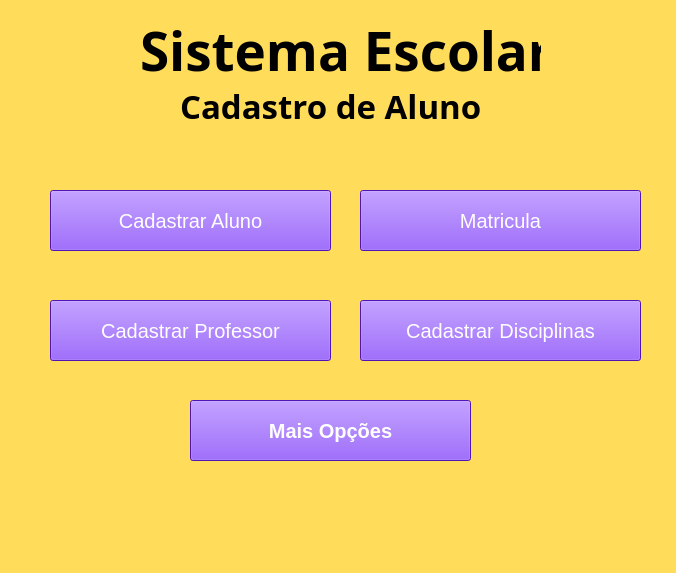
<?xml version="1.0" encoding="UTF-8"?>
<ui version="4.0">
 <class>MainWindow</class>
 <widget class="QMainWindow" name="MainWindow">
  <property name="geometry">
   <rect>
    <x>0</x>
    <y>0</y>
    <width>676</width>
    <height>573</height>
   </rect>
  </property>
  <property name="windowTitle">
   <string>MainWindow</string>
  </property>
  <property name="styleSheet">
   <string notr="true">background-color: rgb(255, 220, 90);</string>
  </property>
  <widget class="QWidget" name="centralwidget">
   <widget class="QLabel" name="label">
    <property name="geometry">
     <rect>
      <x>450</x>
      <y>50</y>
      <width>241</width>
      <height>61</height>
     </rect>
    </property>
    <property name="styleSheet">
     <string notr="true">image: url(:/logo_proz/logo-proz.png);</string>
    </property>
    <property name="text">
     <string/>
    </property>
   </widget>
   <widget class="QLabel" name="label_2">
    <property name="geometry">
     <rect>
      <x>140</x>
      <y>20</y>
      <width>401</width>
      <height>61</height>
     </rect>
    </property>
    <property name="font">
     <font>
      <family>Segoe UI Semibold</family>
      <pointsize>40</pointsize>
      <weight>75</weight>
      <bold>true</bold>
     </font>
    </property>
    <property name="text">
     <string>Sistema Escolar</string>
    </property>
   </widget>
   <widget class="QLabel" name="label_3">
    <property name="geometry">
     <rect>
      <x>180</x>
      <y>80</y>
      <width>301</width>
      <height>51</height>
     </rect>
    </property>
    <property name="font">
     <font>
      <family>Segoe UI Semibold</family>
      <pointsize>25</pointsize>
      <weight>75</weight>
      <bold>true</bold>
     </font>
    </property>
    <property name="text">
     <string>Cadastro de Alunos</string>
    </property>
   </widget>
   <widget class="QPushButton" name="cad_aluno">
    <property name="geometry">
     <rect>
      <x>50</x>
      <y>190</y>
      <width>281</width>
      <height>61</height>
     </rect>
    </property>
    <property name="font">
     <font>
      <pointsize>15</pointsize>
     </font>
    </property>
    <property name="styleSheet">
     <string notr="true">background-color: rgb(112, 30, 255);
color: rgb(255, 255, 255);</string>
    </property>
    <property name="text">
     <string>Cadastrar Aluno</string>
    </property>
   </widget>
   <widget class="QPushButton" name="cad_prof">
    <property name="geometry">
     <rect>
      <x>50</x>
      <y>300</y>
      <width>281</width>
      <height>61</height>
     </rect>
    </property>
    <property name="font">
     <font>
      <pointsize>15</pointsize>
     </font>
    </property>
    <property name="styleSheet">
     <string notr="true">background-color: rgb(112, 30, 255);
color: rgb(255, 255, 255);</string>
    </property>
    <property name="text">
     <string>Cadastrar Professor</string>
    </property>
   </widget>
   <widget class="QPushButton" name="cad_disc">
    <property name="geometry">
     <rect>
      <x>360</x>
      <y>300</y>
      <width>281</width>
      <height>61</height>
     </rect>
    </property>
    <property name="font">
     <font>
      <pointsize>15</pointsize>
     </font>
    </property>
    <property name="styleSheet">
     <string notr="true">background-color: rgb(112, 30, 255);
color: rgb(255, 255, 255);</string>
    </property>
    <property name="text">
     <string>Cadastrar Disciplinas</string>
    </property>
   </widget>
   <widget class="QPushButton" name="mais_op">
    <property name="geometry">
     <rect>
      <x>190</x>
      <y>400</y>
      <width>281</width>
      <height>61</height>
     </rect>
    </property>
    <property name="font">
     <font>
      <pointsize>15</pointsize>
      <weight>75</weight>
      <bold>true</bold>
     </font>
    </property>
    <property name="styleSheet">
     <string notr="true">background-color: rgb(112, 30, 255);
color: rgb(255, 255, 255);</string>
    </property>
    <property name="text">
     <string>Mais Opções</string>
    </property>
   </widget>
   <widget class="QPushButton" name="cad_matricula">
    <property name="geometry">
     <rect>
      <x>360</x>
      <y>190</y>
      <width>281</width>
      <height>61</height>
     </rect>
    </property>
    <property name="font">
     <font>
      <pointsize>15</pointsize>
     </font>
    </property>
    <property name="styleSheet">
     <string notr="true">background-color: rgb(112, 30, 255);
color: rgb(255, 255, 255);</string>
    </property>
    <property name="text">
     <string>Matricula</string>
    </property>
   </widget>
  </widget>
  <widget class="QMenuBar" name="menubar">
   <property name="geometry">
    <rect>
     <x>0</x>
     <y>0</y>
     <width>676</width>
     <height>21</height>
    </rect>
   </property>
  </widget>
  <widget class="QStatusBar" name="statusbar"/>
 </widget>
 <resources>
  <include location="imagens/proz - Copia.qrc"/>
 </resources>
 <connections/>
</ui>
